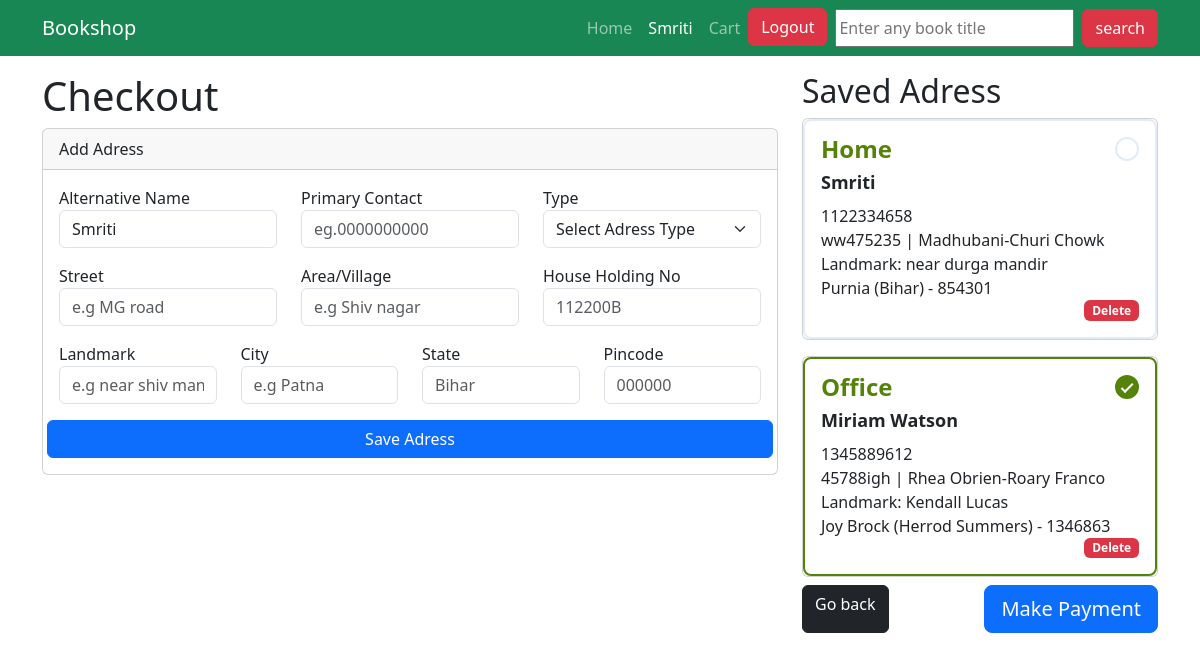
/checkout.php (signed in), run on the app's committed database.
### tables this page shows
CREATE TABLE `accounts` (
  `user_id` int(12) NOT NULL,
  `name` varchar(150) NOT NULL,
  `email` varchar(200) NOT NULL,
  `password` varchar(200) NOT NULL,
  `isAdmin` tinyint(1) NOT NULL DEFAULT 0
);

CREATE TABLE `adress` (
  `address_id` int(12) NOT NULL,
  `user_id` int(15) NOT NULL,
  `alt_name` varchar(200) NOT NULL,
  `alt_contact` varchar(12) NOT NULL,
  `street` varchar(100) NOT NULL,
  `area` varchar(100) NOT NULL,
  `house_no` varchar(140) NOT NULL,
  `landmark` varchar(130) NOT NULL,
  `city` varchar(120) NOT NULL,
  `state` varchar(120) NOT NULL,
  `pincode` int(8) NOT NULL,
  `type` enum('0','1','2') NOT NULL
);

### checkout.php (the view, shortened to what this page needs)
<?php include_once "connect.php";
?>
<!DOCTYPE html>
<html lang="en">
<head>
    <link rel="stylesheet" href="style.css">
    <link href="https://cdn.jsdelivr.net/npm/bootstrap@5.3.2/dist/css/bootstrap.min.css" rel="stylesheet">
</head>
<body>
<?php include_once "header.php";
$user_id = $getUser['user_id'];
?>
<div class="container">
    <div class="row">
                <div class="col-8">
                    <h1>Checkout </h1>
                    <div class="card">
                        <div class="card-header">
                            Add Adress
                        </div>
                        <div class="card-body">
                            <form action="" method="post">
                                <div class="row">
                                    <div class="mb-3 col">
                                        <label for="">Alternative Name</label>
                                        <input type="text" name="alt_name" class="form-control" value="<?= $getUser['name']; ?>">
                                    </div>
                                    <div class="mb-3 col">
                                        <label for="">Primary Contact</label>
                                        <input type="text" name="alt_contact" placeholder="eg.0000000000" class="form-control" value="">
                                    </div>
                                    <div class="mb-3 col">
                                        <label for="">Type</label>
                                        <select type="text" name="type" class="form-select" >
                                            <option value="">Select Adress Type</option>
                                        </select>
                                    </div>
                                </div>
                                <div class="row">
                                    <div class="mb-3 col">
                                        <label for="">Street</label>
                                        <input type="text" placeholder="e.g MG road" name="street" class="form-control" value="">
                                    </div>
                                    <div class="mb-3 col">
                                        <label for="">Area/Village</label>
                                        <input type="text" name="area" placeholder = "e.g Shiv nagar"class="form-control" value="">
                                    </div>
                                    <div class="mb-3 col">
                                        <label for="">House Holding No</label>
                                        <input type="text" name="house_no" placeholder="112200B" class="form-control" value="">
                                    </div>
                                </div>
                                <div class="row">
                                    <div class="mb-3 col">
                                        <label for="">Landmark</label>
                                        <input type="text" name="landmark" placeholder="e.g near shiv mandir" class="form-control" value="">
                                    </div>
                                    <div class="mb-3 col">
                                        <label for="">City</label>
                                        <input type="text" name="city" placeholder="e.g Patna" class="form-control" value="">
                                    </div>
                                    <div class="mb-3 col">
                                        <label for="">State</label>
                                        <input type="text" name="state" placeholder="Bihar" class="form-control" value="">
                                    </div>
                                    <div class="mb-3 col">
                                        <label for="">Pincode</label>
                                        <input type="text" name="pincode" placeholder="000000" class="form-control" value="">
                                    </div>
                                </div>
                                <div class="row">
                                    <input type="submit" class="btn btn-primary w-100" name="save_Adress" Value="Save Adress">
                                </div>
                            </form>
                        </div>
                    </div>
                </div>
                <div class="col-4">
                    <h2>Saved Adress</h2>
                    <form action="" method="post">
                        <div class="grid">
                            <?php
                            $callingSavedAdress = mysqli_query($connect,"select * from adress where user_id = '$user_id'");
                            while($add=mysqli_fetch_array($callingSavedAdress)):
                            ?>
                        <label class="card">
                                <input name="address_id" class="radio" type="radio" value="<?= $add['address_id'];?>" checked>
                                <span class="plan-details">
                                    <span class="plan-type"><?= ($add['type'] == 0)? "Office" : (($add['type'] == 1)? "Home" : "Others");?></span>
                                    <span class="plan-cost"><?= $add['alt_name'];?></span>
                                    <span class=""><?= $add['alt_contact'];?></span>
                                    <span><?= $add['house_no'] . " | " .  $add['street'] . "-" . $add['area'] .  " <br>Landmark: " . $add['landmark'] . "<br>" . $add['city'] . " (" . $add['state'] . ") - ".$add['pincode'];?></span>
                                    <a href="checkout.php?address_id=<?= $add['address_id'];?>" class="badge bg-danger text-white text-decoration-none ms-auto">Delete</a>
                                </span>
                            </label>
                            <?php endwhile;?>
                        </div>
                    <div class="d-flex justify-content-between mt-2">
                        <a href="" class="btn btn-dark">Go back</a>
                        <input type="submit" class="btn btn-primary btn-lg" name="make_payment" value="Make Payment">
                    </div>
                    </form>
                </div>
    </div>
</div>

### header.php (shortened to what this page needs)
<!DOCTYPE html>
<html lang="en">
<head>
    <link href="https://cdn.jsdelivr.net/npm/bootstrap@5.3.2/dist/css/bootstrap.min.css" rel="stylesheet">
</head>
<body>
  <div class="navbar navbar-expand-lg navbar-dark bg-success mb-3">
    <div class="container">
        <a href="index.php" class="navbar-brand">Bookshop</a>
        <div class="collapse navbar-collapse" id="navbarNav">
            <ul class="navbar-nav ms-auto">
                <li class="nav-item active">
                    <a href="index.php" class="nav-link">Home</a>
                </li>
                <?php
                    if(isset($_SESSION['account'])):
                        $email = $_SESSION['account'];
                    $getUser = mysqli_query($connect,"select * from accounts where email= '$email'");
                    $getUser = mysqli_fetch_array($getUser);
                ?>
                 <li class="nav-item active">
                    <a href="index.php" class="nav-link text-capitalize text-white"><?= $getUser['name'];?></a>
                </li>
                <li class="nav-item ">
                    <a href="cart.php" class="nav-link">Cart</a>
                </li>
                <li class="nav-item ">
                    <a href="logout.php" class="btn btn-danger">Logout</a>
                </li>
                <?php endif; ?>
            </ul>
        </div>
        <form action="index.php" class="d-flex ms-2">
            <input type="search" name="search" placeholder="Enter any book title">
            <input type="submit" name="find"class=" btn btn-danger ms-2" value="search">
        </form>
    </div>
  </div>
</body>
</html>

### style.css (style rules this page uses)
:root { --card-line-height: 1.2em; --card-padding: 1em; --card-radius: 0.5em; --color-green: #558309; --color-gray: #e2ebf6; --color-dark-gray: #c4d1e1; --radio-border-width: 2px; --radio-size: 1.5em; }
body { background-color: #f2f8ff; color: #263238; font-family: 'Noto Sans', sans-serif; margin: 0; }
.radio { font-size: inherit; margin: 0; position: absolute; right: calc(var(--card-padding) + var(--radio-border-width)); top: calc(var(--card-padding) + var(--radio-border-width)); }
.plan-details { border: var(--radio-border-width) solid var(--color-gray); border-radius: var(--card-radius); cursor: pointer; display: flex; flex-direction: column; padding: var(--card-padding); transition: border-color 0.2s ease-out; }
.radio:checked ~ .plan-details { border-color: var(--color-green); }
.plan-type { color: var(--color-green); font-size: 1.5rem; font-weight: bold; line-height: 1em; }
.plan-cost { font-size:large; font-weight: bold; padding: 0.5rem 0; }

### data on the page
accounts: name "Smriti", alt_name "Smriti"
adress: type "Home", alt_name "Smriti", alt_contact "1122334658", house_no "ww475235", street "Madhubani", area "Churi Chowk", landmark "near durga mandir", city "Purnia", state "Bihar", pincode "854301"
adress: type "Office", alt_name "Miriam Watson", alt_contact "1345889612", house_no "45788igh", street "Rhea Obrien", area "Roary Franco", landmark "Kendall Lucas", city "Joy Brock", state "Herrod Summers", pincode "1346863"
